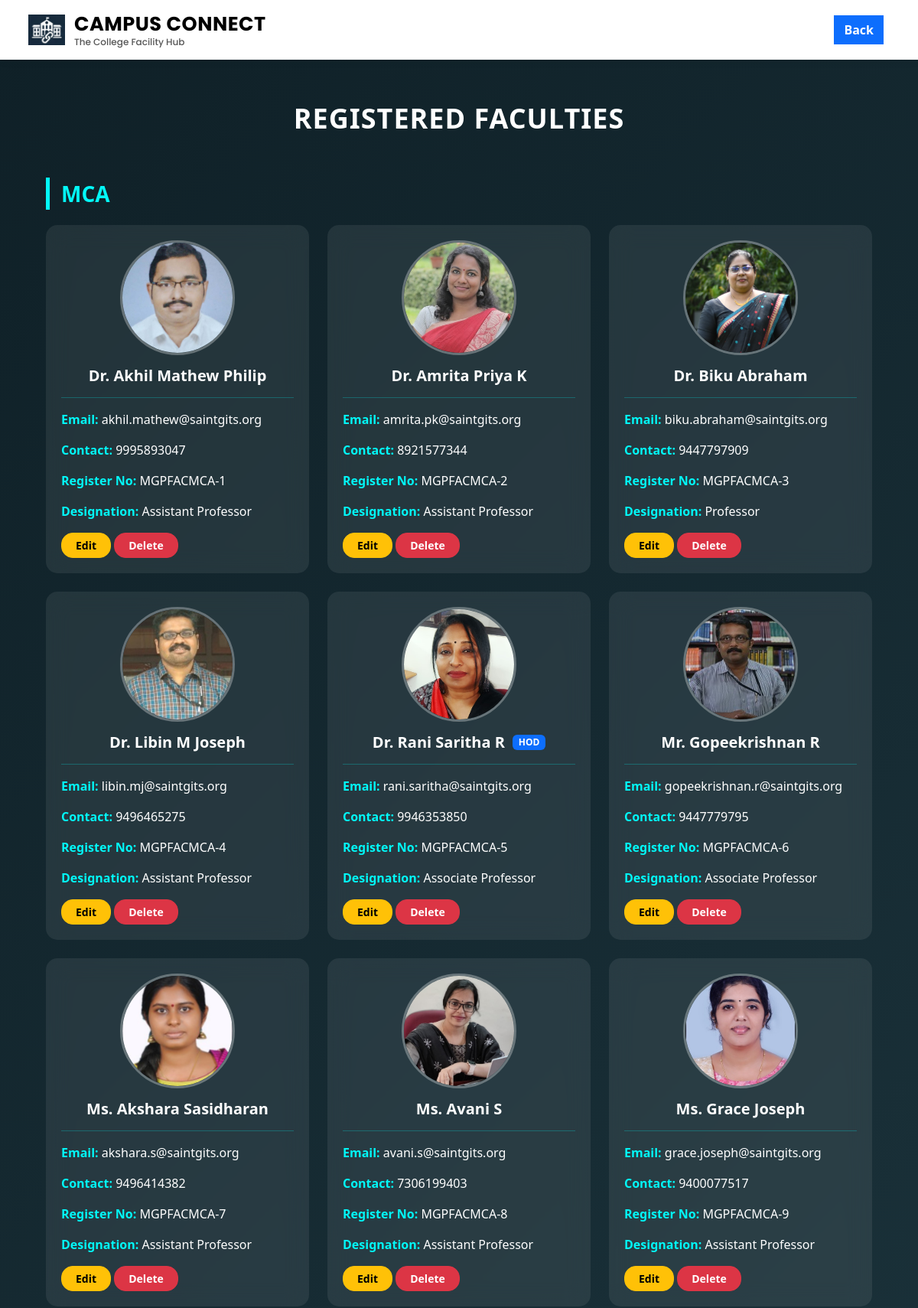
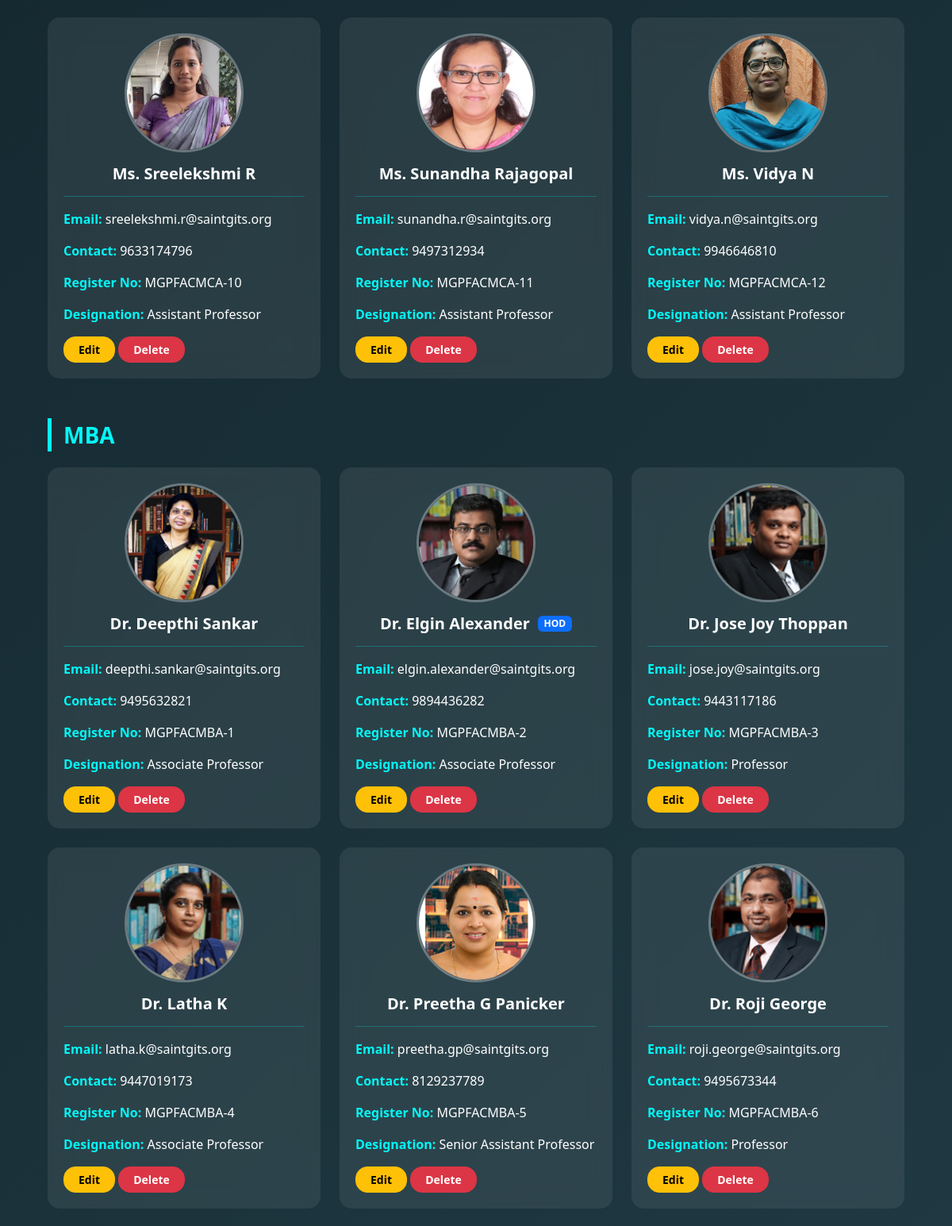
Page /admin/view_faculties (signed in, upper part) on the committed database (2 pictures, top to bottom).
### tables this page shows
CREATE TABLE faculties (
        faculty_id INTEGER PRIMARY KEY AUTOINCREMENT,
        user_id INTEGER UNIQUE,
        name TEXT,
        contact TEXT,
        register_no TEXT,
        department TEXT,
        designation TEXT,
        photo TEXT,
        isHOD TEXT,
        FOREIGN KEY(user_id) REFERENCES users(user_id) ON DELETE CASCADE
    );

CREATE TABLE users (
        user_id INTEGER PRIMARY KEY AUTOINCREMENT,
        email TEXT UNIQUE NOT NULL,
        password TEXT NOT NULL,
        role TEXT NOT NULL
    );

### app.py (the view)
@app.route('/admin/view_faculties')
def admin_view_faculties():
    if 'user_id' not in session or session['role'] != 'admin':
        return redirect('/login')
    conn = get_connection()
    cursor = conn.cursor()
    cursor.execute("""
        SELECT f.*, u.email
        FROM faculties f
        JOIN users u ON f.user_id = u.user_id
        ORDER BY f.department, f.name
    """)
    faculties = cursor.fetchall()
    conn.close()
    categorized = {
        "MCA": [],
        "MBA": [],
        "B-Tech CS Engineering": [],
        "B-Tech Mechanical Engineering": [],
        "B-Tech E&E Engineering": []
    }
    for faculty in faculties:
        dept = faculty['department']
        if dept in categorized:
            categorized[dept].append(faculty)
    return render_template(
        "admin_view_faculties.html",
        categorized=categorized
    )

### app.py (called while the page is built)
def get_connection():
    conn = sqlite3.connect("campus_connect.db")
    conn.row_factory = sqlite3.Row
    conn.execute("PRAGMA foreign_keys = ON")  # 🔥 ensure cascade always works
    return conn

### templates/admin_view_faculties.html (shortened to what this page needs)
<!DOCTYPE html>
<html lang="en">
<head>
    <link href="https://cdn.jsdelivr.net/npm/bootstrap@5.3.2/dist/css/bootstrap.min.css" rel="stylesheet">
    <link rel="stylesheet" href="{{ url_for('static', filename='css/style.css') }}">
</head>
<body class="p-5">
<nav class="navbar navbar-expand-lg navbar-light custom-navbar fixed-top">
    <div class="container-fluid">
        <div class="navbar-brand d-flex align-items-center">
            <img src="{{ url_for('static', filename='images/logo.png') }}" class="logo-img">
            <div class="brand-text">
                <span class="brand-title">CAMPUS CONNECT</span>
                <span class="brand-tagline">The College Facility Hub</span>
            </div>
        </div>
        <div class="ms-auto">
            <a href="{{ url_for('admin_manage_faculties') }}" class="btn btn-primary me-2"><b>Back</b></a>
        </div>
    </div>
</nav>
<div class="dashboard-title">
    <b>REGISTERED FACULTIES</b>
</div>
<div class="container">
{% for department, faculties in categorized.items() %}
    <div class="category-title">
        {{ department }}
    </div>
    <div class="row g-4">
        {% if faculties %}
            {% for faculty in faculties %}
            <div class="col-md-4">
                <div class="faculty-card">
                    {% if faculty.photo %}
                        <img src="{{ url_for('static', filename='uploads/' + faculty.photo) }}" class="faculty-img">
                    {% else %}
                        <img src="https://via.placeholder.com/300x200?text=No+Photo" class="faculty-img">
                    {% endif %}
                    <div class="faculty-header">
                        <h5 class="faculty-name"><b>{{ faculty.name }}</b></h5>
                        {% if faculty.isHOD == "Yes" %}
                            <span class="badge bg-primary hod-badge">HOD</span>
                        {% endif %}
                    </div>
                    <hr style="border-color:#03f8f8;">
                    <p><font color="#03f8f8"><b>Email:</b></font> {{ faculty.email }}</p>
                    <p><font color="#03f8f8"><b>Contact:</b></font> {{ faculty.contact }}</p>
                    <p><font color="#03f8f8"><b>Register No:</b></font> {{ faculty.register_no }}</p>
                    <p><font color="#03f8f8"><b>Designation:</b></font> {{ faculty.designation }}</p>
                    <a href="{{ url_for('admin_edit_faculty', id=faculty.faculty_id) }}" class="btn btn-warning btn-custom">
                        <b>Edit</b>
                    </a>
                    <button class="btn btn-danger btn-custom" onclick="openDeleteModal('{{ url_for('delete_faculty', id=faculty.faculty_id) }}')">
                        <b>Delete</b>
                    </button>
                </div>
            </div>
            {% endfor %}
        {% else %}
            <p class="ms-3 text-light">No faculties in this department.</p>
        {% endif %}
    </div>
{% endfor %}
</div>
</body>
</html>

### static/css/style.css (style rules this page uses)
body { margin: 0; padding: 0; font-family: 'Segoe UI', Tahoma, Geneva, Verdana, sans-serif; }
.custom-navbar { background-color: #ffffff; padding: 10px 25px; box-shadow: 0 2px 10px rgba(0, 0, 0, 0.08); z-index: 1000; }
.logo-img { width: 48px; height: 48px; object-fit: contain; margin-right: 12px; }
.brand-text { display: flex; flex-direction: column; line-height: 1.1; }
.brand-title { font-family: 'Poppins', sans-serif; font-size: 1.6rem; font-weight: 700; color: black; letter-spacing: 0.5px; }
.brand-tagline { font-size: 0.75rem; font-family: 'Poppins', sans-serif; font-weight: 500; color: #555; margin-top: 3px; }
.btn { border-radius: 0 !important; font-family: 'Segoe UI', Tahoma, Geneva, Verdana, sans-serif; }

### templates/admin_view_faculties.html (style rules this page uses)
body { font-family: 'Segoe UI', Tahoma, Geneva, Verdana, sans-serif; background: linear-gradient(135deg,#0f2027,#203a43,#2c5364); min-height: 100vh; color: white; }
.brand-title { font-family: 'Poppins', sans-serif; }
.brand-tagline { font-family: 'Poppins', sans-serif; }
.dashboard-title { font-weight: 700; font-size: 36px; text-align: center; margin-top: 80px; margin-bottom: 50px; letter-spacing: 1px; }
.category-title { font-size: 28px; font-weight: 700; margin-top: 50px; margin-bottom: 20px; color: #03f8f8; border-left: 5px solid #03f8f8; padding-left: 15px; }
.faculty-header { display: flex; align-items: center; justify-content: center; gap: 10px; margin-bottom: 5px; }
.faculty-name { margin: 0; text-align: center; }
.hod-badge { font-size: 12px; }
.faculty-card { background: rgba(255,255,255,0.08); backdrop-filter: blur(15px); border-radius: 15px; padding: 20px; transition: 0.3s ease; }
.faculty-img { width: 150px; height: 150px; object-fit: cover; border-radius: 50%; display: block; margin: 0 auto 15px auto; border: 3px solid rgba(255,255,255,0.3); }
.btn-custom { border-radius: 15px !important; padding: 5px 18px; font-size: 14px; }

### rows in the picture
faculties: photo (picture), name "Dr. Akhil Mathew Philip", email "akhil.mathew@saintgits.org", contact "9995893047", register_no "MGPFACMCA-1", designation "Assistant Professor"
faculties: photo (picture), name "Dr. Amrita Priya K", email "amrita.pk@saintgits.org", contact "8921577344", register_no "MGPFACMCA-2", designation "Assistant Professor"
faculties: photo (picture), name "Dr. Biku Abraham", email "biku.abraham@saintgits.org", contact "9447797909", register_no "MGPFACMCA-3", designation "Professor"
faculties: photo (picture), name "Dr. Libin M Joseph", email "libin.mj@saintgits.org", contact "9496465275", register_no "MGPFACMCA-4", designation "Assistant Professor"
faculties: photo (picture), name "Dr. Rani Saritha R", isHOD "HOD", email "rani.saritha@saintgits.org", contact "9946353850", register_no "MGPFACMCA-5", designation "Associate Professor"
faculties: photo (picture), name "Mr. Gopeekrishnan R", email "gopeekrishnan.r@saintgits.org", contact "9447779795", register_no "MGPFACMCA-6", designation "Associate Professor"
faculties: photo (picture), name "Ms. Akshara Sasidharan", email "akshara.s@saintgits.org", contact "9496414382", register_no "MGPFACMCA-7", designation "Assistant Professor"
faculties: photo (picture), name "Ms. Avani S", email "avani.s@saintgits.org", contact "7306199403", register_no "MGPFACMCA-8", designation "Assistant Professor"
faculties: photo (picture), name "Ms. Grace Joseph", email "grace.joseph@saintgits.org", contact "9400077517", register_no "MGPFACMCA-9", designation "Assistant Professor"
faculties: photo (picture), name "Ms. Sreelekshmi R", email "sreelekshmi.r@saintgits.org", contact "9633174796", register_no "MGPFACMCA-10", designation "Assistant Professor"
faculties: photo (picture), name "Ms. Sunandha Rajagopal", email "sunandha.r@saintgits.org", contact "9497312934", register_no "MGPFACMCA-11", designation "Assistant Professor"
faculties: photo (picture), name "Ms. Vidya N", email "vidya.n@saintgits.org", contact "9946646810", register_no "MGPFACMCA-12", designation "Assistant Professor"
faculties: photo (picture), name "Dr. Deepthi Sankar", email "deepthi.sankar@saintgits.org", contact "9495632821", register_no "MGPFACMBA-1", designation "Associate Professor"
faculties: photo (picture), name "Dr. Elgin Alexander", isHOD "HOD", email "elgin.alexander@saintgits.org", contact "9894436282", register_no "MGPFACMBA-2", designation "Associate Professor"
faculties: photo (picture), name "Dr. Jose Joy Thoppan", email "jose.joy@saintgits.org", contact "9443117186", register_no "MGPFACMBA-3", designation "Professor"
faculties: photo (picture), name "Dr. Latha K", email "latha.k@saintgits.org", contact "9447019173", register_no "MGPFACMBA-4", designation "Associate Professor"
faculties: photo (picture), name "Dr. Preetha G Panicker", email "preetha.gp@saintgits.org", contact "8129237789", register_no "MGPFACMBA-5", designation "Senior Assistant Professor"
faculties: photo (picture), name "Dr. Roji George", email "roji.george@saintgits.org", contact "9495673344", register_no "MGPFACMBA-6", designation "Professor"

### other values in the picture
{{ department }} "MCA" "MBA"
